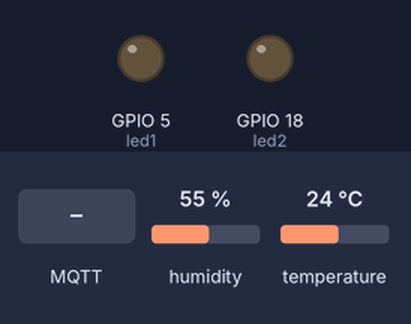
A sketch run on a simulated ESP32. Parts: output pins drawn as LEDs (lit = HIGH). The inputs (shaded band) are chosen by the test bench; at power-on: humidity 55 %, temperature 24 °C. WiFi joins after 1.5 s; servers stay silent unless stated; no MQTT or app messages arrive unless stated; what the sketch prints to the serial monitor is not drawn.

Above: at 2.7 s.
2.8 s: MQTT message "ON" arrives on the first subscribed topic
At 3.9 s:
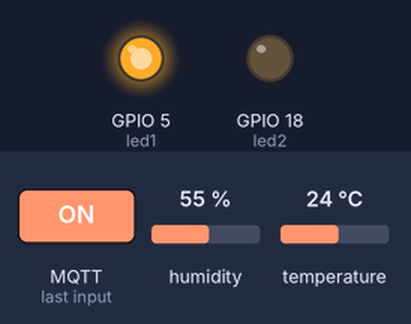
4.3 s: MQTT message "ON" arrives on the second subscribed topic
At 5.0 s:
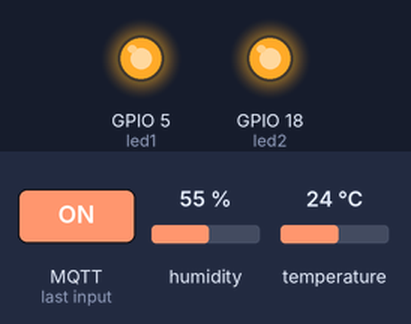
5.8 s: MQTT message "AXionics/led1" arrives on the first subscribed topic
At 6.1 s:
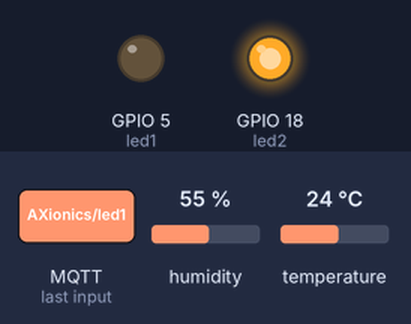
7.3 s: MQTT message "AXionics/led1" arrives on the second subscribed topic
At 8.5 s:
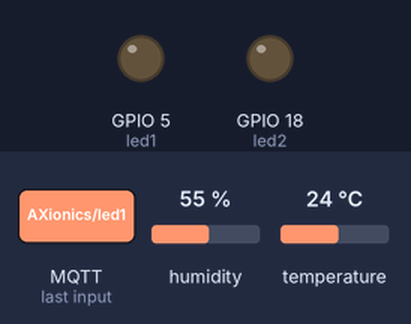
Timing chart, 0 to 9.8 s (numbered marks = the images above; inputs shaded):
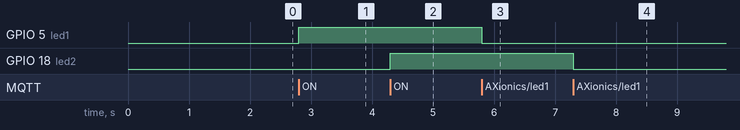

The sketch:

4_Proyecto_Final.ino
```cpp
//CURSO DE ARDUINO N3 - PROYECTO FINAL

#include <WiFi.h>           // Librería para conectar el ESP32 a una red WiFi
#include <PubSubClient.h>   // Librería para la comunicación MQTT
#include "DHT.h"            // Librería para el sensor DHT11


// ===== CONFIGURACIÓN DE RED WiFi =====
const char* ssid = "AXionics";           // Nombre de tu red
const char* password = "AXionics12345";  // Contraseña de la red


// ===== CONFIGURACIÓN DEL BROKER MQTT =====
// En este caso usamos un broker público gratuito.
const char* mqtt_server = "broker.hivemq.com";
const int mqtt_port = 1883;


// ===== CONFIGURACIÓN DEL SENSOR DHT11 =====
#define DHTPIN 4
#define DHTTYPE DHT11
DHT dht(DHTPIN, DHTTYPE); // Inicializa el objeto del sensor


// ===== CONFIGURACIÓN DE LEDs =====
const int led1 = 5;   // LED 1 conectado al pin GPIO 5
const int led2 = 18;  // LED 2 conectado al pin GPIO 18


// ===== CLIENTES DE RED Y MQTT =====
// Estos objetos gestionan la conexión del ESP32 a Internet y al broker.
WiFiClient espClient;
PubSubClient client(espClient);


// ===== VARIABLES GLOBALES =====
unsigned long lastMsg = 0;


// ===== FUNCIÓN CALLBACK: Se ejecuta cuando llega un mensaje =====
void callback(char* topic, byte* message, unsigned int length) {
  Serial.print("\n Mensaje recibido en ");
  Serial.print(topic);
  Serial.print(": ");

  // Convertir el mensaje recibido (bytes) a texto legible
  String msg;
  for (int i = 0; i < length; i++) {
    msg += (char)message[i];
  }
  Serial.println(msg);

  // Control de LEDs según el tópico
  if (String(topic) == "AXionics/led1") {
    digitalWrite(led1, msg == "ON" ? HIGH : LOW);
  }
  else if (String(topic) == "AXionics/led2") {
    digitalWrite(led2, msg == "ON" ? HIGH : LOW);
  }
}

// ===== CONEXIÓN A WiFi =====
void setup_wifi() {
  Serial.print("Conectando a WiFi...");
  WiFi.begin(ssid, password);

  // Esperar hasta que el ESP32 se conecte a la red
  while (WiFi.status() != WL_CONNECTED) {
    delay(500);
    Serial.print(".");
  }

  // Una vez conectado, mostramos la IP asignada
  Serial.println("\n Conectado a WiFi!");
  Serial.print("IP: ");
  Serial.println(WiFi.localIP());
}

// ===== RECONEXIÓN AL BROKER MQTT =====
// Si la conexión se pierde, el ESP32 intentará reconectarse automáticamente.
void reconnect() {
  while (!client.connected()) {
    Serial.print("Intentando conectar al broker...");
    if (client.connect("ESP32_AXionics_Final")) {
      Serial.println("¡Conectado!");
      // Suscripciones
      client.subscribe("AXionics/led1");
      client.subscribe("AXionics/led2");
    } else {
      Serial.print(" Error: ");
      Serial.println(client.state());
      delay(3000);
    }
  }
}

// ===== SETUP =====
void setup() {
  Serial.begin(115200);
  pinMode(led1, OUTPUT);
  pinMode(led2, OUTPUT);
  dht.begin();

  setup_wifi();

  // Configuración del cliente MQTT
  client.setServer(mqtt_server, mqtt_port);
  client.setCallback(callback);
}

// ===== LOOP PRINCIPAL =====
void loop() {
  // Reintenta conexión si se pierde la comunicación MQTT
  if (!client.connected()) reconnect();
  client.loop();

  // Enviar lecturas del DHT cada 5 segundos
  if (millis() - lastMsg > 5000) {
    lastMsg = millis();
    float temp = dht.readTemperature();
    float hum  = dht.readHumidity();

    // Validar que las lecturas sean correctas
    if (!isnan(temp) && !isnan(hum)) {
      // Crear mensaje en formato de texto
      char msg[50];
      snprintf(msg, 50, "Temp: %.1f °C | Hum: %.1f%%", temp, hum);

      // Publicar los datos en el tópico correspondiente
      client.publish("AXionics/dht", msg);
      Serial.println("Datos enviados: " + String(msg));
    }
  }
}
```

Measured:
- after the input at 2.8 s, GPIO 5 (led1): LOW → HIGH at once
- after the input at 4.3 s, GPIO 18 (led2): LOW → HIGH at once
- after the input at 5.8 s, GPIO 5 (led1): HIGH → LOW at once
- after the input at 7.3 s, GPIO 18 (led2): HIGH → LOW at once
